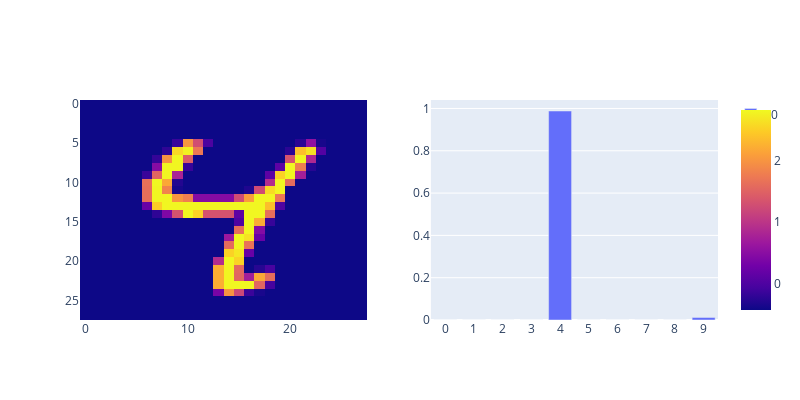

Write notebook code for a chart like this one.
### Code cell
# Test out the model on a batch of images from the test set
with torch.no_grad():
    for data, target in test_clean_loader:
        data, target = data.to(DEVICE), target.to(DEVICE)
        pred = simpleCNN_model(data)
        break

pred_idx = 6
# pred_idx = 8
fig = make_subplots(rows=1, cols=2)

fig1 = px.imshow(data[pred_idx][0].cpu())
fig2 = px.bar(torch.exp(pred[pred_idx]).cpu())

fig.add_trace(fig1["data"][0], row=1, col=1)
fig.add_trace(fig2["data"][0], row=1, col=2)

fig.update_coloraxes(colorscale="Plasma")
fig.update_xaxes(dtick=1, row=1, col=2)
fig.update_yaxes(autorange="reversed", row=1, col=1)
fig.update_layout(width=800, height=400)

### Figure 1 — Plotly figure (JSON) as saved in the notebook; plotly's stock layout.template omitted (floating-point values rounded to 4 significant figures; data arrays with more than 128 entries replaced by an {"elided": "..."} marker saying what was removed)
{"data": [{"coloraxis": "coloraxis", "hovertemplate": "x: %{x}<br>y: %{y}<br>color: %{z}<extra></extra>", "name": "0", "type": "heatmap", "xaxis": "x", "yaxis": "y", "z": {"elided": "28x28 float values"}}, {"hovertemplate": "variable=0<br>index=%{x}<br>value=%{y}<extra></extra>", "legendgroup": "0", "marker": {"color": "#636efa", "pattern": {"shape": ""}}, "name": "0", "orientation": "v", "showlegend": true, "textposition": "auto", "type": "bar", "x": [0, 1, 2, 3, 4, 5, 6, 7, 8, 9], "xaxis": "x2", "y": [6.96e-11, 2.524e-09, 4.081e-12, 2.457e-09, 0.988, 9.035e-09, 6.367e-12, 5.104e-09, 9.048e-05, 0.0119], "yaxis": "y2"}], "layout": {"coloraxis": {"colorscale": [[0, "#0d0887"], [0.1111, "#46039f"], [0.2222, "#7201a8"], [0.3333, "#9c179e"], [0.4444, "#bd3786"], [0.5556, "#d8576b"], [0.6667, "#ed7953"], [0.7778, "#fb9f3a"], [0.8889, "#fdca26"], [1, "#f0f921"]]}, "height": 400, "width": 800, "xaxis": {"anchor": "y", "domain": [0, 0.45]}, "xaxis2": {"anchor": "y2", "domain": [0.55, 1], "dtick": 1}, "yaxis": {"anchor": "x", "autorange": "reversed", "domain": [0, 1]}, "yaxis2": {"anchor": "x2", "domain": [0, 1]}}}
